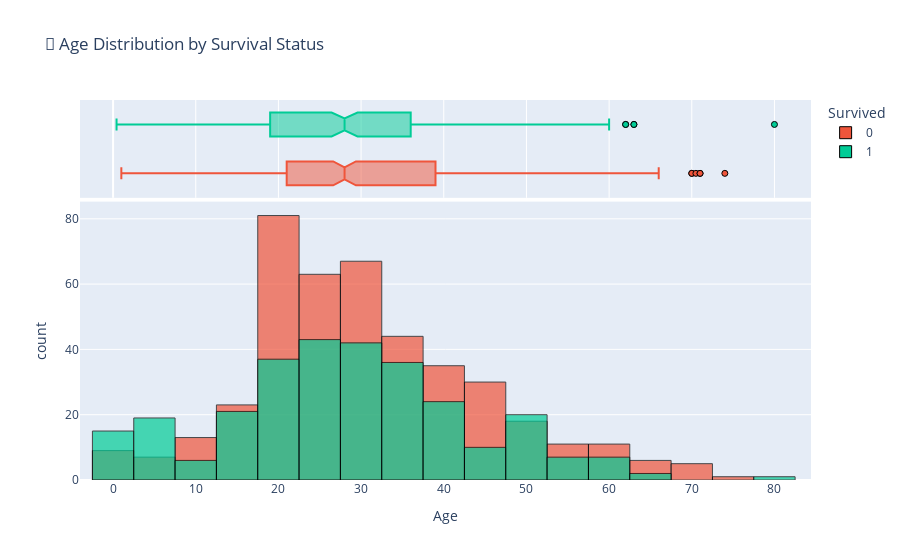

Notebook code for this chart:
### Code cell
# ── 3.5 Interactive Age Distribution ────────────────────────

fig = px.histogram(df, x='Age', color='Survived', 
                   nbins=30, 
                   color_discrete_map={0: '#EF553B', 1: '#00CC96'},
                   title='🎂 Age Distribution by Survival Status',
                   marginal='box',
                   opacity=0.7)
fig.update_layout(barmode='overlay')
fig.update_traces(marker_line_width=1, marker_line_color='black')
fig.show()

### Figure 1 — Plotly figure (JSON) as saved in the notebook; plotly's stock layout.template omitted (floating-point values rounded to 4 significant figures; data arrays with more than 128 entries replaced by an {"elided": "..."} marker saying what was removed)
{"data": [{"alignmentgroup": "True", "bingroup": "x", "hovertemplate": "Survived=0<br>Age=%{x}<br>count=%{y}<extra></extra>", "legendgroup": "0", "marker": {"color": "#EF553B", "line": {"color": "black", "width": 1}, "opacity": 0.7, "pattern": {"shape": ""}}, "name": "0", "nbinsx": 30, "offsetgroup": "0", "orientation": "v", "showlegend": true, "type": "histogram", "x": {"elided": "549 float values"}, "xaxis": "x", "yaxis": "y"}, {"alignmentgroup": "True", "hovertemplate": "Survived=0<br>Age=%{x}<extra></extra>", "legendgroup": "0", "marker": {"color": "#EF553B", "line": {"color": "black", "width": 1}}, "name": "0", "notched": true, "offsetgroup": "0", "showlegend": false, "type": "box", "x": {"elided": "549 float values"}, "xaxis": "x2", "yaxis": "y2"}, {"alignmentgroup": "True", "bingroup": "x", "hovertemplate": "Survived=1<br>Age=%{x}<br>count=%{y}<extra></extra>", "legendgroup": "1", "marker": {"color": "#00CC96", "line": {"color": "black", "width": 1}, "opacity": 0.7, "pattern": {"shape": ""}}, "name": "1", "nbinsx": 30, "offsetgroup": "1", "orientation": "v", "showlegend": true, "type": "histogram", "x": {"elided": "342 float values"}, "xaxis": "x", "yaxis": "y"}, {"alignmentgroup": "True", "hovertemplate": "Survived=1<br>Age=%{x}<extra></extra>", "legendgroup": "1", "marker": {"color": "#00CC96", "line": {"color": "black", "width": 1}}, "name": "1", "notched": true, "offsetgroup": "1", "showlegend": false, "type": "box", "x": {"elided": "342 float values"}, "xaxis": "x2", "yaxis": "y2"}], "layout": {"barmode": "overlay", "legend": {"title": {"text": "Survived"}, "tracegroupgap": 0}, "title": {"text": "🎂 Age Distribution by Survival Status"}, "xaxis": {"anchor": "y", "domain": [0, 1], "title": {"text": "Age"}}, "xaxis2": {"anchor": "y2", "domain": [0, 1], "matches": "x", "showgrid": true, "showticklabels": false}, "yaxis": {"anchor": "x", "domain": [0, 0.7326], "title": {"text": "count"}}, "yaxis2": {"anchor": "x2", "domain": [0.7426, 1], "matches": "y2", "showgrid": false, "showline": false, "showticklabels": false, "ticks": ""}}}
